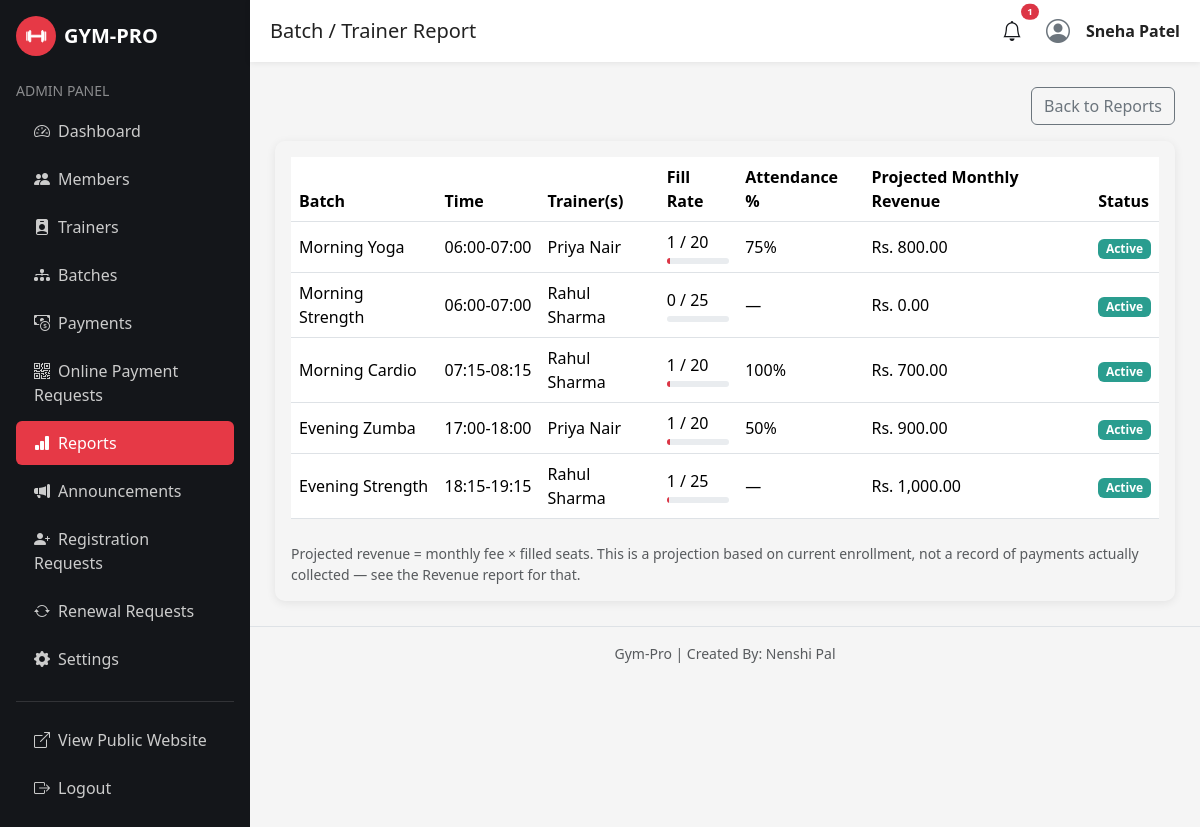
/admin/reports/batch-report.php (signed in), run on the app's committed database.
### tables this page shows
CREATE TABLE batches (
    batch_id INT AUTO_INCREMENT PRIMARY KEY,
    batch_name VARCHAR(100) NOT NULL,
    start_time TIME NOT NULL,
    end_time TIME NOT NULL,
    capacity INT NOT NULL DEFAULT 20,
    monthly_fee DECIMAL(10,2) NOT NULL DEFAULT 0,
    status ENUM('Active','Inactive') DEFAULT 'Active'
);

### admin/reports/batch-report.php (the view, shortened to what this page needs)
<?php
require_once "../../includes/config.php";
$res = mysqli_query($conn, "
    SELECT b.batch_id, b.batch_name, b.start_time, b.end_time, b.capacity, b.monthly_fee, b.status,
           (SELECT COUNT(*) FROM member_batches mb WHERE mb.batch_id = b.batch_id) AS filled,
           GROUP_CONCAT(DISTINCT t.full_name ORDER BY t.full_name SEPARATOR ', ') AS trainers
    FROM batches b
    LEFT JOIN batch_trainers bt ON bt.batch_id = b.batch_id
    LEFT JOIN trainers t ON bt.trainer_id = t.trainer_id
    GROUP BY b.batch_id
    ORDER BY b.start_time
");
$att_by_batch = array();
$att_res = mysqli_query($conn, "
    SELECT batch_id, COUNT(*) AS total, SUM(CASE WHEN status='Present' THEN 1 ELSE 0 END) AS present_count
    FROM attendance
    GROUP BY batch_id
");
while ($row = mysqli_fetch_assoc($att_res)) {
    $att_by_batch[$row['batch_id']] = $row;
}
$batches = array();
while ($row = mysqli_fetch_assoc($res)) { $batches[] = $row; }
include "../includes/header.php";
include "../includes/sidebar.php";
include "../includes/topbar.php";
?>
<div class="d-flex justify-content-end mb-3">
    <a href="reports.php" class="btn btn-outline-secondary">Back to Reports</a>
</div>
<div class="gym-card p-3">
    <div class="table-responsive">
        <table class="table table-hover align-middle">
            <thead>
                <tr>
                    <th>Batch</th><th>Time</th><th>Trainer(s)</th><th>Fill Rate</th>
                    <th>Attendance %</th><th>Projected Monthly Revenue</th><th>Status</th>
                </tr>
            </thead>
            <tbody>
                <?php foreach ($batches as $b):
                    $filled = (int)$b['filled'];
                    $capacity = (int)$b['capacity'];
                    $fill_pct = $capacity > 0 ? round(($filled / $capacity) * 100) : 0;
                    $att = isset($att_by_batch[$b['batch_id']]) ? $att_by_batch[$b['batch_id']] : null;
                    $att_pct = ($att && $att['total'] > 0) ? round(($att['present_count'] / $att['total']) * 100) : null;
                    $projected_revenue = $filled * (float)$b['monthly_fee'];
                ?>
                <tr>
                    <td><?php echo htmlspecialchars($b['batch_name']); ?></td>
                    <td><?php echo substr($b['start_time'],0,5) . "-" . substr($b['end_time'],0,5); ?></td>
                    <td><?php echo htmlspecialchars((isset($b['trainers']) && $b['trainers']) ? $b['trainers'] : '—'); ?></td>
                    <td>
                        <?php echo $filled . " / " . $capacity; ?>
                        <div class="progress mt-1" style="height:6px;">
                            <div class="progress-bar bg-danger" style="width:<?php echo $fill_pct; ?>%"></div>
                        </div>
                    </td>
                    <td><?php echo $att_pct !== null ? $att_pct . '%' : '—'; ?></td>
                    <td>Rs. <?php echo number_format($projected_revenue, 2); ?></td>
                    <td><span class="badge <?php echo $b['status']=='Active'?'badge-active':'badge-inactive'; ?>"><?php echo htmlspecialchars($b['status']); ?></span></td>
                </tr>
                <?php endforeach; ?>
            </tbody>
        </table>
    </div>
    <p class="text-muted small mt-2 mb-0">Projected revenue = monthly fee &times; filled seats. This is a projection based on current enrollment, not a record of payments actually collected — see the Revenue report for that.</p>
</div>
<?php include "../includes/footer.php"; ?>

### css/style.css (style rules this page uses)
:root { --gym-dark: #14161a; --gym-dark-2: #1e2128; --gym-red: #e63946; --gym-red-dark: #c1121f; --gym-light: #f5f5f5; --gym-gray: #6c757d; }
body { font-family: 'Segoe UI', Arial, sans-serif; background-color: var(--gym-light); color: #222; }
.gym-card { border: none; border-radius: 10px; box-shadow: 0 2px 10px rgba(0,0,0,0.08); transition: transform .2s ease; }

### css/animations.css (style rules this page uses)
body { animation: gp-page-fade 0.5s ease both; }
.gym-card, .stat-card, .auth-card, .batch-check, .gym-hero h1, .gym-hero p, .gym-hero .btn { opacity: 0; transform: translateY(24px); transition: opacity 0.6s ease, transform 0.6s ease; }
.gp-in-view { opacity: 1 !important; transform: translateY(0) !important; }
.gym-card { transition: transform 0.25s ease, box-shadow 0.25s ease, opacity 0.6s ease; }
.btn { transition: transform 0.15s ease, box-shadow 0.15s ease, background-color 0.15s ease; }
.table-hover tbody tr { transition: background-color 0.15s ease, transform 0.15s ease; }

### admin/css/admin.css (style rules this page uses)
.table thead { background: #14161a; color: #fff; }
.badge-active { background:#2a9d8f; }

### data on the page
batches: batch_name "Morning Yoga", start_time "06:00", end_time "07:00", trainers "Priya Nair", filled "1", capacity "20", $fill_pct 5 (drawn), att_pct "75", monthly_fee "800.00", status "Active"
batches: batch_name "Morning Strength", start_time "06:00", end_time "07:00", trainers "Rahul Sharma", filled "0", capacity "25", projected_revenue "0.00", status "Active"
batches: batch_name "Morning Cardio", start_time "07:15", end_time "08:15", trainers "Rahul Sharma", filled "1", capacity "20", $fill_pct 5 (drawn), att_pct "100", monthly_fee "700.00", status "Active"
batches: batch_name "Evening Zumba", start_time "17:00", end_time "18:00", trainers "Priya Nair", filled "1", capacity "20", $fill_pct 5 (drawn), att_pct "50", monthly_fee "900.00", status "Active"
batches: batch_name "Evening Strength", start_time "18:15", end_time "19:15", trainers "Rahul Sharma", filled "1", capacity "25", $fill_pct 4 (drawn), projected_revenue "1,000.00", status "Active"

### other printed values
isset($page_title) ? $page_title : 'Admin' "Batch / Trainer Report"
$notif_total "1"
isset($_SESSION['admin_name']) ? $_SESSION['admin_name'] : 'Admin' "Sneha Patel"
